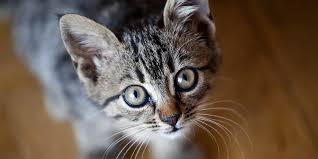
#> input picture Kurs_9/12_OpenCV_Image_Transformation/cat.jpeg, 318 x 159 px
$ python contour.py --image ../12_OpenCV_Image_Transformation/cat.jpeg
#> lines starting #> are read from the running program, lines starting #| are printed output that depends on the picture; after the words box and inside, x2 and y2 are one past the last pixel; in counts of white or black regions, pixels touching at a corner belong together
import numpy as np
import argparse
import cv2
import vg
import sys
from matplotlib import pyplot as plt
from tkinter import *

ap = argparse.ArgumentParser()
ap.add_argument("-i", "--image", required = True, help = "Enter Path to the Image")
args = vars(ap.parse_args())
# Bild hochladen
image = cv2.imread(args["image"])
#> image is the input picture: shape (159, 318, 3); mean B, G, R 75.4, 88.7, 105
#Zeigt ein normales Image
Bildname = args['image'][:-4]
#burred = np.stack([])


# Bild in Graustufen konvertieren

gray = cv2.cvtColor(image, cv2.COLOR_BGR2GRAY)
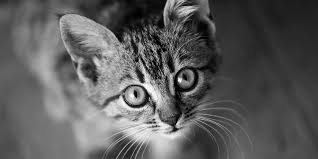
#> gray: shape (159, 318); min 0, max 255, mean 92.1


# Implementieren des Gaussian Blurr Filter

blurred = cv2.GaussianBlur(gray, (5,5),0)
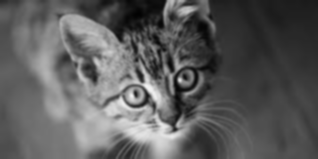
#> blurred: shape (159, 318); min 2, max 242, mean 92.1
#kernl = np.ones((5,5),np.float32)/25

##blurred = cv2.filter2D(gray,-1, kernl)
cv2.imshow("Gaussian Blurr", blurred)

canny = cv2.Canny(blurred, 20, 40)
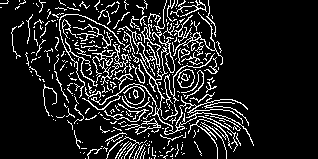
#> canny: shape (159, 318); 13.1% white in thin lines or dots, all inside (x1, y1, x2, y2) = (0, 0, 254, 159)
cv2.imwrite(Bildname + "Canny Edge.jpg", canny)
cv2.imshow("Canny Edge", canny)
cv2.waitKey(0)

#finding the contours, counting and marking them
(cnts,_) = cv2.findContours(canny.copy(), cv2.RETR_EXTERNAL, cv2.CHAIN_APPROX_SIMPLE)
#> cnts = 345 contours, 328 with area under 20; largest, box (x1, y1, x2, y2) and area: (82, 30, 254, 146) 336, (177, 69, 195, 88) 233, (173, 12, 223, 65) 114, (118, 26, 161, 76) 90, (59, 14, 125, 98) 72
print("The number of coins in in the Image is: {}".format(len(cnts)))
#| The number of coins in in the Image is: 345

#Erstelle eine Kopie

contoursNr = image.copy()
#print(cnts)
# draw the countours in the actual color image copy
img1 = contoursNr
cnts1 = cnts[1].reshape(-1,2)
#> cnts1 = [[151, 158]]
#> (the run stopped early here; a loop or call above may not have finished)
